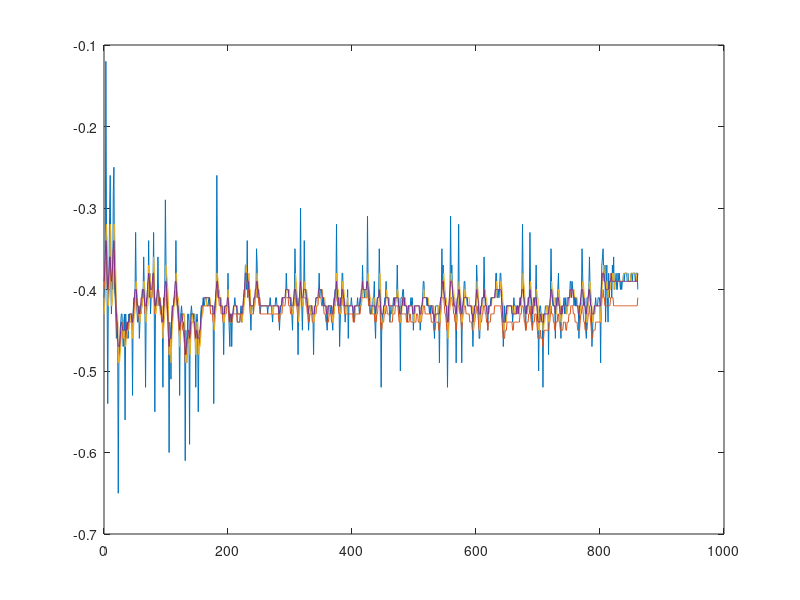

The MATLAB script that drew this image:
close all; clear, clc
load cog_angle_test.txt
y=cog_angle_test;
y(1:100,:)=[];
y1=y(:,1);
y2=y(:,2);
y3=y(:,3);
y4=y(:,4);
x=0:1:length(y1)-1;

figure()
plot(x,y1)
hold on
plot(x,y2)
plot(x,y3)
plot(x,y4)